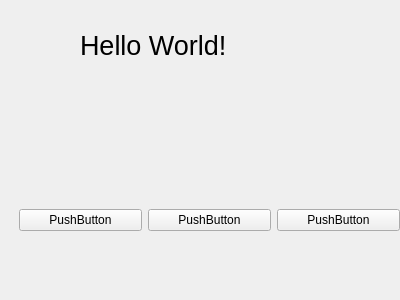
<?xml version="1.0" encoding="UTF-8"?>
<ui version="4.0">
 <class>Form</class>
 <widget class="QWidget" name="Form">
  <property name="geometry">
   <rect>
    <x>0</x>
    <y>0</y>
    <width>400</width>
    <height>300</height>
   </rect>
  </property>
  <property name="windowTitle">
   <string>Form</string>
  </property>
  <widget class="QLabel" name="label">
   <property name="geometry">
    <rect>
     <x>80</x>
     <y>30</y>
     <width>261</width>
     <height>31</height>
    </rect>
   </property>
   <property name="font">
    <font>
     <pointsize>20</pointsize>
    </font>
   </property>
   <property name="text">
    <string>Hello World!</string>
   </property>
  </widget>
  <widget class="QWidget" name="horizontalLayoutWidget">
   <property name="geometry">
    <rect>
     <x>19</x>
     <y>180</y>
     <width>381</width>
     <height>80</height>
    </rect>
   </property>
   <layout class="QHBoxLayout" name="horizontalLayout">
    <item>
     <widget class="QPushButton" name="pushButton">
      <property name="text">
       <string>PushButton</string>
      </property>
     </widget>
    </item>
    <item>
     <widget class="QPushButton" name="pushButton_2">
      <property name="text">
       <string>PushButton</string>
      </property>
     </widget>
    </item>
    <item>
     <widget class="QPushButton" name="pushButton_3">
      <property name="text">
       <string>PushButton</string>
      </property>
     </widget>
    </item>
   </layout>
  </widget>
 </widget>
 <resources/>
 <connections/>
</ui>
